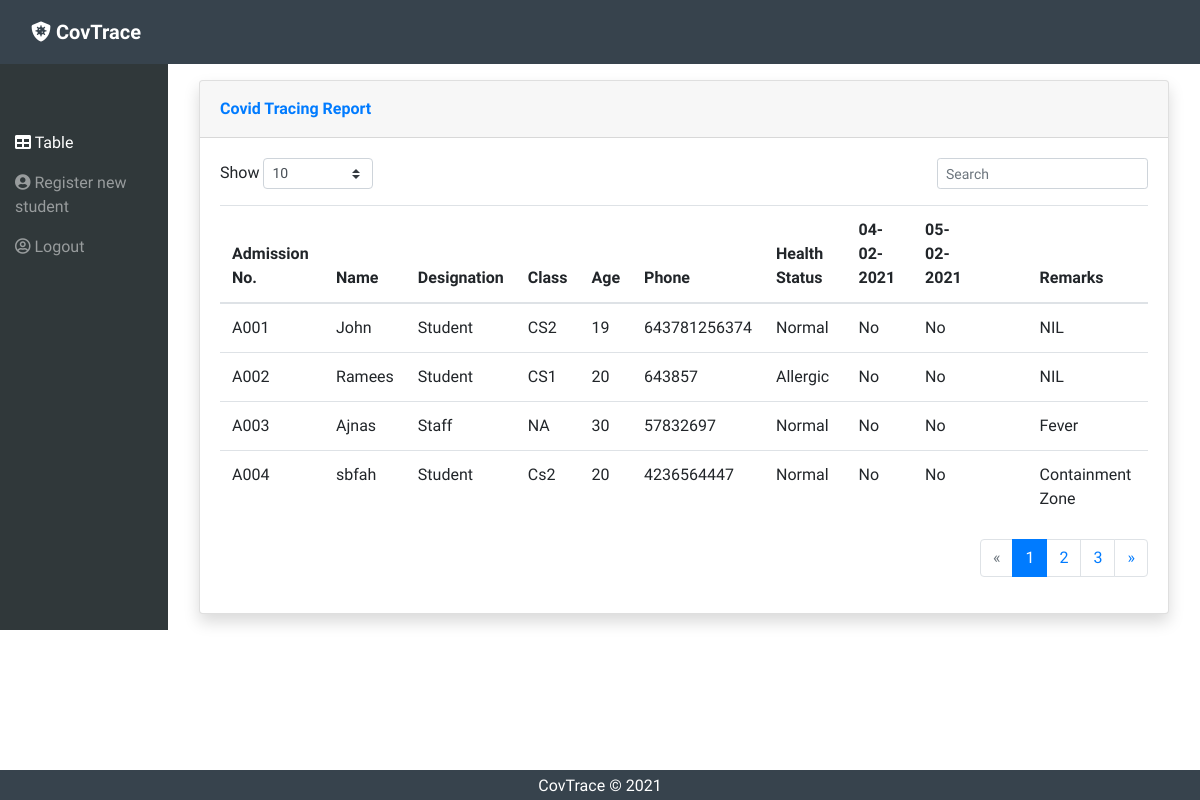
The page /administration/report on the database its author committed.
### tracer/models.py (models this page shows, shortened)
class Tracing(models.Model):
    user = models.ForeignKey(User, on_delete=models.CASCADE, blank=False,default="")
    date = models.DateField(default=date.today)
    status = models.TextField(max_length=100, blank=True)

class Student(models.Model):
    user = models.ForeignKey(User, on_delete=models.CASCADE, blank=False,default="")
    name=models.CharField(max_length=30, blank=False)
    admnno=models.CharField(max_length=10, blank=False)
    designation=models.CharField(max_length=15, blank=False)
    sclass=models.CharField(max_length=10, blank=False)
    age=models.IntegerField()
    phone=models.IntegerField()
    health=models.CharField(max_length=30, blank=False)
    remarks=models.CharField(max_length=30, blank=False)

### tracer/views.py (the view)
# urls.py: path('administration/report',ViewReport,name='report'),
def ViewReport(request):
    Students = Student.objects.all()
    Traces=Tracing.objects.all()
    context = {}
    context['Students'] = Students
    context['Traces'] = Traces
    return render(request,'report.html',context)

### tracer/templates/report.html (shortened to what this page needs)
{% extends "base.html" %}
{% block content %}
<div id="page-top">
    <div id="wrapper" style="display:flex">
<nav class="navbar navbar-dark align-items-start sidebar sidebar-dark accordion bg-gradient-primary p-0" style="background: #30383a;">
    <div class="container-fluid d-flex flex-column"><a class="navbar-brand d-flex justify-content-center align-items-center sidebar-brand m-0" href="#">
        </a>
        <ul class="nav navbar-nav text-light" id="accordionSidebar">
            <li class="nav-item"><a class="nav-link" href=""></a></li>
            <li class="nav-item"><a class="nav-link" href=""></a></li>
            <li class="nav-item"><a class="nav-link" href=""></a></li>
            <li class="nav-item"><a class="nav-link active" href="{%url 'report'%}"><i class="fas fa-table"></i><span> Table</span></a></li>
            <li class="nav-item"><a class="nav-link" href="{%url 'register'%}"><i class="fas fa-user-circle"></i><span> Register new student</span></a>
            <li class="nav-item"> <a class="nav-link" href="{%url 'logout'%}"><i class="far fa-user-circle"></i><span> Logout</span></a></li>
        </ul>
    </div>
</nav>
<div class="d-flex flex-column m-3" id="content-wrapper">
    <div id="content">
        <div class="container-fluid">
            <div class="card shadow">
                <div class="card-header py-3">
                    <p class="text-primary m-0 font-weight-bold">Covid Tracing Report</p>
                </div>
                <div class="card-body">
                    <div class="row">
                        <div class="col-md-6 text-nowrap">
                            <div id="dataTable_length" class="dataTables_length" aria-controls="dataTable"><label>Show&nbsp;<select class="form-control form-control-sm custom-select custom-select-sm">
                                        <option value="10" selected="">10</option>
                                    </select>&nbsp;</label></div>
                        </div>
                        <div class="col-md-6">
                            <div class="text-md-right dataTables_filter" id="dataTable_filter"><label><input type="search" class="form-control form-control-sm" aria-controls="dataTable" placeholder="Search"></label></div>
                        </div>
                    </div>
                    <div class="table-responsive table mt-2" id="dataTable" role="grid" aria-describedby="dataTable_info">
                        <table class="table my-0" id="dataTable">
                            <thead>
                                <tr>
                                    <th>Admission No.</th>
                                    <th>Name</th>
                                    <th>Designation</th>
                                    <th>Class</th>
                                    <th>Age</th>
                                    <th>Phone</th>
                                    <th>Health Status</th>
                                    <th>04-02-2021</th>
                                    <th>05-02-2021</th>
                                    {% for Trace in Traces%}
                                    <th>{{Traces.date}}</th>
                                    {% endfor%}
                                    <th>Remarks</th>
                                </tr>
                            </thead>
                            <tbody>
                                {% for Student in Students%}
                                <tr>
                                    <td>{{Student.admnno}}</td>
                                    <td>{{Student.name}}</td>
                                    <td>{{Student.designation}}</td>
                                    <td>{{Student.sclass}}</td>
                                    <td>{{Student.age}}</td>
                                    <td>{{Student.phone}}</td>
                                    <td>{{Student.health}}</td>
                                    <td>No</td>
                                    <td>No</td>
                                    {% for Trace in Traces%}
                                    <td></td>
                                    {% endfor%}
                                    <td>{{Student.remarks}}</td>
                                </tr>
                                {% endfor%}
                            </tbody>
                        </table>
                    </div>
                    <div class="row">
                        <div class="col-md-6">
                            <nav class="d-lg-flex justify-content-lg-end dataTables_paginate paging_simple_numbers">
                                <ul class="pagination">
                                    <li class="page-item disabled"><a class="page-link" href="#" aria-label="Previous"><span aria-hidden="true">«</span></a></li>
                                    <li class="page-item active"><a class="page-link" href="#">1</a></li>
                                    <li class="page-item"><a class="page-link" href="#">2</a></li>
                                    <li class="page-item"><a class="page-link" href="#">3</a></li>
                                    <li class="page-item"><a class="page-link" href="#" aria-label="Next"><span aria-hidden="true">»</span></a></li>
                                </ul>
                            </nav>
                        </div>
                    </div>
                </div>
            </div>
        </div>
    </div>
    </div>
    </div></div>
{% endblock %}

### tracer/templates/base.html (shortened to what this page needs)
{% load static %}
<!DOCTYPE html>
<html>
<head>
    <link rel="stylesheet" href="https://cdnjs.cloudflare.com/ajax/libs/twitter-bootstrap/4.5.3/css/bootstrap.min.css">
    <link rel="stylesheet" href="https://cdnjs.cloudflare.com/ajax/libs/font-awesome/5.14.0/css/all.min.css">
    <link rel="stylesheet" href="https://use.fontawesome.com/releases/v5.12.0/css/all.css">
    <link rel="stylesheet" href="https://cdnjs.cloudflare.com/ajax/libs/font-awesome/4.7.0/css/font-awesome.min.css">
    <link rel="stylesheet" href="{%static 'main.css'%}">
</head>
<body style="border-color: #37434d;overflow: auto; ">
    <div>
        <nav class="navbar  navigation-clean-button"
            style="width=100% height:80px;background-color:#37434d;color:#ffffff;">
            <div class="container-fluid "><a class="navbar-brand" href="{%url 'home'%}">
                    <i class="fas fa-shield-virus"></i>&nbsp;CovTrace</a>
            </div>
        </nav>
    </div>
        {%block content%}
        {%endblock%}
    <footer class=" text-white text-center text-lg-start p-1" style="background-color:#37434d;position:fixed; ">
        <div class="text-center" style="background-color:#37434d;">
            CovTrace © 2021
        </div>
    </footer>
</body>
</html>

### static/main.css (style rules this page uses)
* { font-family: Raleway, sans-serif }
body { overflow: auto; }
footer { position:static; }
.navigation-clean-button, .navigation-clean-search { background: #fff; padding-top: .75rem; padding-bottom: .75rem; color: #333; border-radius: 0; box-shadow: none; border: none; margin-bottom: 0 }
.navigation-clean-button .navbar-brand, .navigation-clean-search .navbar-brand { font-weight: 700; color: inherit }
html { height: 100% }
html body { height: 100%; overflow: hidden }
footer { position: absolute; left: 0; right: 0; bottom: 0; background-color: #4c4; height: 30px }

### rows shown on the page
Student: admnno "A001", name "John", designation "Student", sclass "CS2", age "19", phone "643781256374", health "Normal", remarks "NIL"
Student: admnno "A002", name "Ramees", designation "Student", sclass "CS1", age "20", phone "643857", health "Allergic", remarks "NIL"
Student: admnno "A003", name "Ajnas", designation "Staff", sclass "NA", age "30", phone "57832697", health "Normal", remarks "Fever"
Student: admnno "A004", name "sbfah", designation "Student", sclass "Cs2", age "20", phone "4236564447", health "Normal", remarks "Containment Zone"
